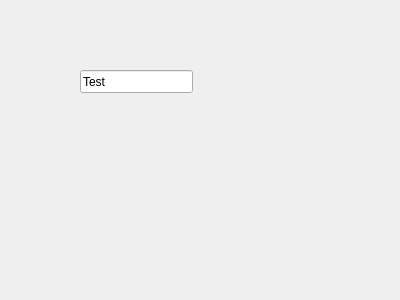
<?xml version="1.0" encoding="UTF-8"?>
<ui version="4.0">
 <class>DockWidget</class>
 <widget class="QDockWidget" name="DockWidget">
  <property name="geometry">
   <rect>
    <x>0</x>
    <y>0</y>
    <width>400</width>
    <height>300</height>
   </rect>
  </property>
  <property name="windowTitle">
   <string>DockWidget</string>
  </property>
  <widget class="QWidget" name="dockWidgetContents">
   <widget class="QLineEdit" name="textBox01">
    <property name="geometry">
     <rect>
      <x>80</x>
      <y>70</y>
      <width>113</width>
      <height>23</height>
     </rect>
    </property>
    <property name="text">
     <string>Test</string>
    </property>
   </widget>
  </widget>
 </widget>
 <resources/>
 <connections/>
</ui>
